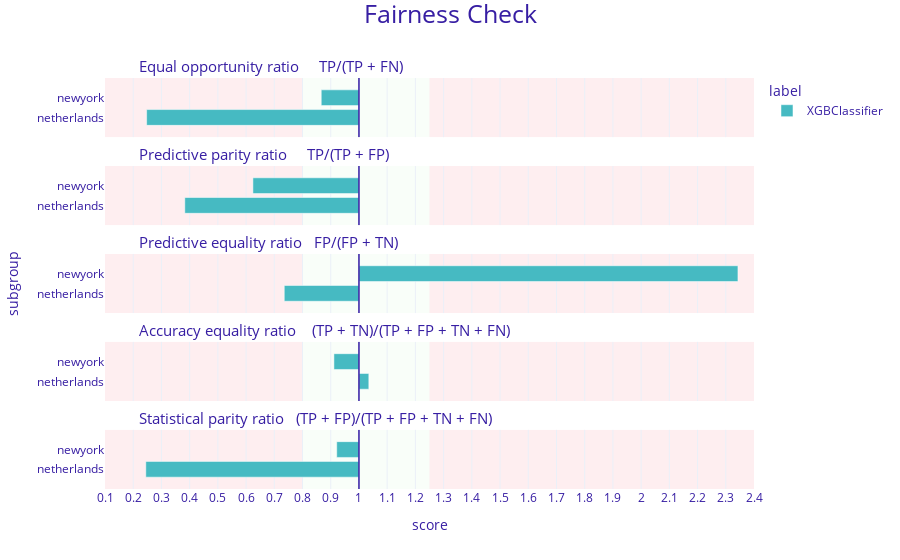

Here is the notebook cell this chart was saved with:
### Markdown cell above
# Fairness

### Code cell
exp.model_fairness(protected = X_test['from'], privileged = 'china').plot(type='fairness_check')

### Figure 1 — Plotly figure (JSON) as saved in the notebook; plotly's stock layout.template omitted (floating-point values rounded to 4 significant figures)
{"data": [{"alignmentgroup": "True", "customdata": [["netherlands", 0.248, "XGBClassifier"], ["newyork", 0.866, "XGBClassifier"]], "hovertemplate": "<b>%{customdata[2]}</b><br>Subgroup: %{customdata[0]}<br>Score: %{customdata[1]}<br><extra></extra>", "legendgroup": "XGBClassifier", "marker": {"color": "#46bac2"}, "name": "XGBClassifier", "offsetgroup": "XGBClassifier", "orientation": "h", "showlegend": true, "textposition": "auto", "type": "bar", "x": [-0.7525, -0.1337], "xaxis": "x5", "y": [0.3333, 0.6667], "yaxis": "y5"}, {"alignmentgroup": "True", "customdata": [["netherlands", 0.383, "XGBClassifier"], ["newyork", 0.624, "XGBClassifier"]], "hovertemplate": "<b>%{customdata[2]}</b><br>Subgroup: %{customdata[0]}<br>Score: %{customdata[1]}<br><extra></extra>", "legendgroup": "XGBClassifier", "marker": {"color": "#46bac2"}, "name": "XGBClassifier", "offsetgroup": "XGBClassifier", "orientation": "h", "showlegend": false, "textposition": "auto", "type": "bar", "x": [-0.6172, -0.3759], "xaxis": "x4", "y": [0.3333, 0.6667], "yaxis": "y4"}, {"alignmentgroup": "True", "customdata": [["netherlands", 0.735, "XGBClassifier"], ["newyork", 2.343, "XGBClassifier"]], "hovertemplate": "<b>%{customdata[2]}</b><br>Subgroup: %{customdata[0]}<br>Score: %{customdata[1]}<br><extra></extra>", "legendgroup": "XGBClassifier", "marker": {"color": "#46bac2"}, "name": "XGBClassifier", "offsetgroup": "XGBClassifier", "orientation": "h", "showlegend": false, "textposition": "auto", "type": "bar", "x": [-0.2647, 1.343], "xaxis": "x3", "y": [0.3333, 0.6667], "yaxis": "y3"}, {"alignmentgroup": "True", "customdata": [["netherlands", 1.035, "XGBClassifier"], ["newyork", 0.911, "XGBClassifier"]], "hovertemplate": "<b>%{customdata[2]}</b><br>Subgroup: %{customdata[0]}<br>Score: %{customdata[1]}<br><extra></extra>", "legendgroup": "XGBClassifier", "marker": {"color": "#46bac2"}, "name": "XGBClassifier", "offsetgroup": "XGBClassifier", "orientation": "h", "showlegend": false, "textposition": "auto", "type": "bar", "x": [0.03495, -0.08871], "xaxis": "x2", "y": [0.3333, 0.6667], "yaxis": "y2"}, {"alignmentgroup": "True", "customdata": [["netherlands", 0.245, "XGBClassifier"], ["newyork", 0.921, "XGBClassifier"]], "hovertemplate": "<b>%{customdata[2]}</b><br>Subgroup: %{customdata[0]}<br>Score: %{customdata[1]}<br><extra></extra>", "legendgroup": "XGBClassifier", "marker": {"color": "#46bac2"}, "name": "XGBClassifier", "offsetgroup": "XGBClassifier", "orientation": "h", "showlegend": false, "textposition": "auto", "type": "bar", "x": [-0.7554, -0.0788], "xaxis": "x", "y": [0.3333, 0.6667], "yaxis": "y"}], "layout": {"annotations": [{"font": {"size": 15}, "showarrow": false, "text": "Statistical parity ratio   (TP + FP)/(TP + FP + TN + FN)", "x": 0.05, "xanchor": "left", "xref": "paper", "y": 0.144, "yanchor": "bottom", "yref": "paper"}, {"font": {"size": 15}, "showarrow": false, "text": "Accuracy equality ratio    (TP + TN)/(TP + FP + TN + FN)", "x": 0.05, "xanchor": "left", "xref": "paper", "y": 0.358, "yanchor": "bottom", "yref": "paper"}, {"font": {"size": 15}, "showarrow": false, "text": "Predictive equality ratio   FP/(FP + TN)", "x": 0.05, "xanchor": "left", "xref": "paper", "y": 0.572, "yanchor": "bottom", "yref": "paper"}, {"font": {"size": 15}, "showarrow": false, "text": "Predictive parity ratio     TP/(TP + FP)", "x": 0.05, "xanchor": "left", "xref": "paper", "y": 0.786, "yanchor": "bottom", "yref": "paper"}, {"font": {"size": 15}, "showarrow": false, "text": "Equal opportunity ratio     TP/(TP + FN)", "x": 0.05, "xanchor": "left", "xref": "paper", "y": 1, "yanchor": "bottom", "yref": "paper"}], "barmode": "group", "font": {"color": "#371ea3"}, "legend": {"title": {"text": "label"}, "tracegroupgap": 0}, "margin": {"b": 71, "r": 30, "t": 78}, "shapes": [{"fillcolor": "#f05a71", "layer": "below", "line": {"width": 0}, "opacity": 0.1, "type": "rect", "x0": 0.25, "x1": 1.4, "xref": "x", "y0": 0, "y1": 1, "yref": "y"}, {"fillcolor": "#f05a71", "layer": "below", "line": {"width": 0}, "opacity": 0.1, "type": "rect", "x0": -0.9, "x1": -0.2, "xref": "x", "y0": 0, "y1": 1, "yref": "y"}, {"fillcolor": "#c7f5bf", "layer": "below", "line": {"width": 0}, "opacity": 0.1, "type": "rect", "x0": -0.2, "x1": 0.25, "xref": "x", "y0": 0, "y1": 1, "yref": "y"}, {"line": {"color": "#371ea3", "width": 1.5}, "type": "line", "x0": 0, "x1": 0, "xref": "x", "y0": 0, "y1": 1, "yref": "y"}, {"fillcolor": "#f05a71", "layer": "below", "line": {"width": 0}, "opacity": 0.1, "type": "rect", "x0": 0.25, "x1": 1.4, "xref": "x", "y0": 0, "y1": 1, "yref": "y2"}, {"fillcolor": "#f05a71", "layer": "below", "line": {"width": 0}, "opacity": 0.1, "type": "rect", "x0": -0.9, "x1": -0.2, "xref": "x", "y0": 0, "y1": 1, "yref": "y2"}, {"fillcolor": "#c7f5bf", "layer": "below", "line": {"width": 0}, "opacity": 0.1, "type": "rect", "x0": -0.2, "x1": 0.25, "xref": "x", "y0": 0, "y1": 1, "yref": "y2"}, {"line": {"color": "#371ea3", "width": 1.5}, "type": "line", "x0": 0, "x1": 0, "xref": "x", "y0": 0, "y1": 1, "yref": "y2"}, {"fillcolor": "#f05a71", "layer": "below", "line": {"width": 0}, "opacity": 0.1, "type": "rect", "x0": 0.25, "x1": 1.4, "xref": "x", "y0": 0, "y1": 1, "yref": "y3"}, {"fillcolor": "#f05a71", "layer": "below", "line": {"width": 0}, "opacity": 0.1, "type": "rect", "x0": -0.9, "x1": -0.2, "xref": "x", "y0": 0, "y1": 1, "yref": "y3"}, {"fillcolor": "#c7f5bf", "layer": "below", "line": {"width": 0}, "opacity": 0.1, "type": "rect", "x0": -0.2, "x1": 0.25, "xref": "x", "y0": 0, "y1": 1, "yref": "y3"}, {"line": {"color": "#371ea3", "width": 1.5}, "type": "line", "x0": 0, "x1": 0, "xref": "x", "y0": 0, "y1": 1, "yref": "y3"}, {"fillcolor": "#f05a71", "layer": "below", "line": {"width": 0}, "opacity": 0.1, "type": "rect", "x0": 0.25, "x1": 1.4, "xref": "x", "y0": 0, "y1": 1, "yref": "y4"}, {"fillcolor": "#f05a71", "layer": "below", "line": {"width": 0}, "opacity": 0.1, "type": "rect", "x0": -0.9, "x1": -0.2, "xref": "x", "y0": 0, "y1": 1, "yref": "y4"}, {"fillcolor": "#c7f5bf", "layer": "below", "line": {"width": 0}, "opacity": 0.1, "type": "rect", "x0": -0.2, "x1": 0.25, "xref": "x", "y0": 0, "y1": 1, "yref": "y4"}, {"line": {"color": "#371ea3", "width": 1.5}, "type": "line", "x0": 0, "x1": 0, "xref": "x", "y0": 0, "y1": 1, "yref": "y4"}, {"fillcolor": "#f05a71", "layer": "below", "line": {"width": 0}, "opacity": 0.1, "type": "rect", "x0": 0.25, "x1": 1.4, "xref": "x", "y0": 0, "y1": 1, "yref": "y5"}, {"fillcolor": "#f05a71", "layer": "below", "line": {"width": 0}, "opacity": 0.1, "type": "rect", "x0": -0.9, "x1": -0.2, "xref": "x", "y0": 0, "y1": 1, "yref": "y5"}, {"fillcolor": "#c7f5bf", "layer": "below", "line": {"width": 0}, "opacity": 0.1, "type": "rect", "x0": -0.2, "x1": 0.25, "xref": "x", "y0": 0, "y1": 1, "yref": "y5"}, {"line": {"color": "#371ea3", "width": 1.5}, "type": "line", "x0": 0, "x1": 0, "xref": "x", "y0": 0, "y1": 1, "yref": "y5"}], "title": {"font": {"size": 25}, "text": "Fairness Check", "x": 0.5, "y": 0.99}, "xaxis": {"anchor": "y", "domain": [0, 1], "range": [-0.9, 1.4], "ticktext": [0.1, 0.2, 0.3, 0.4, 0.5, 0.6, 0.7, 0.8, 0.9, 1, 1.1, 1.2, 1.3, 1.4, 1.5, 1.6, 1.7, 1.8, 1.9, 2, 2.1, 2.2, 2.3, 2.4], "tickvals": [-0.9, -0.8, -0.7, -0.6, -0.5, -0.4, -0.3, -0.2, -0.1, 0, 0.1, 0.2, 0.3, 0.4, 0.5, 0.6, 0.7, 0.8, 0.9, 1, 1.1, 1.2, 1.3, 1.4], "title": {"text": "score"}}, "xaxis2": {"anchor": "y2", "domain": [0, 1], "matches": "x", "range": [-0.9, 1.4], "showticklabels": false, "ticktext": [0.1, 0.2, 0.3, 0.4, 0.5, 0.6, 0.7, 0.8, 0.9, 1, 1.1, 1.2, 1.3, 1.4, 1.5, 1.6, 1.7, 1.8, 1.9, 2, 2.1, 2.2, 2.3, 2.4], "tickvals": [-0.9, -0.8, -0.7, -0.6, -0.5, -0.4, -0.3, -0.2, -0.1, 0, 0.1, 0.2, 0.3, 0.4, 0.5, 0.6, 0.7, 0.8, 0.9, 1, 1.1, 1.2, 1.3, 1.4]}, "xaxis3": {"anchor": "y3", "domain": [0, 1], "matches": "x", "range": [-0.9, 1.4], "showticklabels": false, "ticktext": [0.1, 0.2, 0.3, 0.4, 0.5, 0.6, 0.7, 0.8, 0.9, 1, 1.1, 1.2, 1.3, 1.4, 1.5, 1.6, 1.7, 1.8, 1.9, 2, 2.1, 2.2, 2.3, 2.4], "tickvals": [-0.9, -0.8, -0.7, -0.6, -0.5, -0.4, -0.3, -0.2, -0.1, 0, 0.1, 0.2, 0.3, 0.4, 0.5, 0.6, 0.7, 0.8, 0.9, 1, 1.1, 1.2, 1.3, 1.4]}, "xaxis4": {"anchor": "y4", "domain": [0, 1], "matches": "x", "range": [-0.9, 1.4], "showticklabels": false, "ticktext": [0.1, 0.2, 0.3, 0.4, 0.5, 0.6, 0.7, 0.8, 0.9, 1, 1.1, 1.2, 1.3, 1.4, 1.5, 1.6, 1.7, 1.8, 1.9, 2, 2.1, 2.2, 2.3, 2.4], "tickvals": [-0.9, -0.8, -0.7, -0.6, -0.5, -0.4, -0.3, -0.2, -0.1, 0, 0.1, 0.2, 0.3, 0.4, 0.5, 0.6, 0.7, 0.8, 0.9, 1, 1.1, 1.2, 1.3, 1.4]}, "xaxis5": {"anchor": "y5", "domain": [0, 1], "matches": "x", "range": [-0.9, 1.4], "showticklabels": false, "ticktext": [0.1, 0.2, 0.3, 0.4, 0.5, 0.6, 0.7, 0.8, 0.9, 1, 1.1, 1.2, 1.3, 1.4, 1.5, 1.6, 1.7, 1.8, 1.9, 2, 2.1, 2.2, 2.3, 2.4], "tickvals": [-0.9, -0.8, -0.7, -0.6, -0.5, -0.4, -0.3, -0.2, -0.1, 0, 0.1, 0.2, 0.3, 0.4, 0.5, 0.6, 0.7, 0.8, 0.9, 1, 1.1, 1.2, 1.3, 1.4]}, "yaxis": {"anchor": "x", "domain": [0, 0.144], "range": [0, 1], "showgrid": false, "ticktext": ["netherlands", "newyork"], "tickvals": [0.3333, 0.6667], "title": {"text": ""}, "zeroline": false}, "yaxis2": {"anchor": "x2", "domain": [0.214, 0.358], "matches": "y", "range": [0, 1], "showgrid": false, "ticktext": ["netherlands", "newyork"], "tickvals": [0.3333, 0.6667], "title": {"text": ""}, "zeroline": false}, "yaxis3": {"anchor": "x3", "domain": [0.428, 0.572], "matches": "y", "range": [0, 1], "showgrid": false, "ticktext": ["netherlands", "newyork"], "tickvals": [0.3333, 0.6667], "title": {"text": "subgroup"}, "zeroline": false}, "yaxis4": {"anchor": "x4", "domain": [0.642, 0.786], "matches": "y", "range": [0, 1], "showgrid": false, "ticktext": ["netherlands", "newyork"], "tickvals": [0.3333, 0.6667], "title": {"text": ""}, "zeroline": false}, "yaxis5": {"anchor": "x5", "domain": [0.856, 1], "matches": "y", "range": [0, 1], "showgrid": false, "ticktext": ["netherlands", "newyork"], "tickvals": [0.3333, 0.6667], "title": {"text": ""}, "zeroline": false}}}
